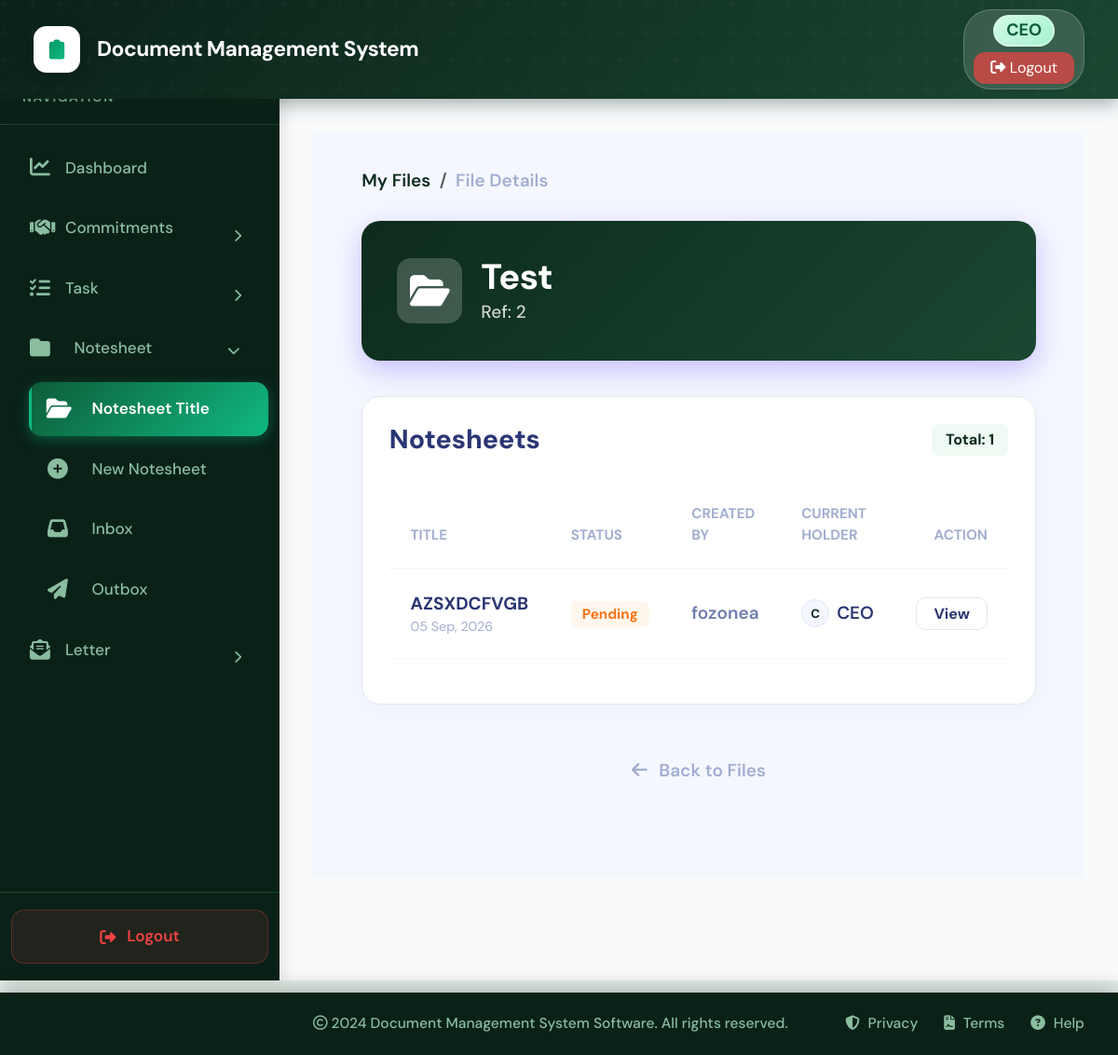
The page /file/33/ (signed in) on the database its author committed.
### core/models.py (models this page shows, shortened)
class File(models.Model):
    file_name = models.CharField(max_length=255)
    file_number = models.CharField(max_length=100, unique=True)
    description = models.TextField(null=True, blank=True)
    created_at = models.DateTimeField(auto_now_add=True)
    created_by = models.ForeignKey(User, on_delete=models.CASCADE)

class Notesheet(models.Model):
    STATUS_CHOICES = (
        ('Pending', 'Pending'),
        ('In Progress', 'Seen'),
        ('Returned', 'Returned'),
        ('Completed', 'Completed'),
    )
    file = models.ForeignKey(File, on_delete=models.CASCADE, related_name='notesheets', null=True, blank=True)
    title = models.CharField(max_length=200, db_index=True)
    created_by = models.ForeignKey(User, on_delete=models.CASCADE, related_name="created_notesheets")
    current_holder = models.ForeignKey(User, on_delete=models.SET_NULL, null=True, blank=True, related_name="notesheets_in_hand")
    status = models.CharField(max_length=20, choices=STATUS_CHOICES, default="Pending", db_index=True)
    due_date = models.DateField(null=True, blank=True, db_index=True)
    is_seen = models.BooleanField(default=False)
    seen_at = models.DateTimeField(null=True, blank=True)
    created_at = models.DateTimeField(auto_now_add=True)
    updated_at = models.DateTimeField(auto_now=True)
    class Meta:
        ordering = ['-created_at']

### core/views.py (the view)
# urls.py: path('file/<int:file_id>/', views.file_detail, name='file_detail'),
@login_required
def file_detail(request, file_id):
    file_obj = get_object_or_404(File, id=file_id)
    task_records = list(file_obj.tasks.all())
    notesheet_records = list(file_obj.notesheets.all())
    combined_records = sorted(
        task_records + notesheet_records,
        key=lambda item: item.created_at,
        reverse=True
    )
    return render(request, 'file_detail.html', {
        'file': file_obj,
        'tasks': combined_records
    })

### core/context_processors.py (called while the page is built)
def unread_notesheets(request):
    if request.user.is_authenticated:
        notesheets_count = Notesheet.objects.filter(
            current_holder=request.user,
            is_seen=False
        ).count()
        return {
            'unread_notesheets_count': notesheets_count,
        }
    return {
        'unread_notesheets_count': 0,
    }

def notifications_processor(request):
    if request.user.is_authenticated:
        unread_notifications = Notification.objects.filter(recipient=request.user, is_read=False)[:5]
        unread_count = Notification.objects.filter(recipient=request.user, is_read=False).count()
        return {
            'unread_notifications': unread_notifications,
            'unread_notifications_count': unread_count
        }
    return {}

### core/templates/file_detail.html (shortened to what this page needs)
{% extends 'base.html' %}
{% block content %}
<div class="page-wrapper" style="background: #f4f7fe; min-height: 100vh; padding: 2rem;">
    <div class="container-fluid">
        <nav aria-label="breadcrumb" style="margin-bottom: 1.5rem;">
            <ol class="breadcrumb" style="background: transparent; padding: 0;">
                <li class="breadcrumb-item"><a href="{% url 'notesheet_files' %}" style="color: #0d2b1e; font-weight: 600; text-decoration: none;">My Files</a></li>
                <li class="breadcrumb-item active" aria-current="page" style="color: #a3aed0; font-weight: 600;">File Details</li>
            </ol>
        </nav>
        <div class="header-card" style="background: linear-gradient(135deg, #0d2b1e 0%, #1a4731 100%); border-radius: 20px; padding: 2rem; color: white; display: flex; justify-content: space-between; align-items: center; box-shadow: 0 10px 30px rgba(67, 24, 255, 0.25); margin-bottom: 2rem;">
            <div class="d-flex align-items-center">
                <div style="background: rgba(255,255,255,0.2); width: 70px; height: 70px; border-radius: 15px; display: flex; align-items: center; justify-content: center; margin-right: 20px; backdrop-filter: blur(10px);">
                    <i class="fas fa-folder-open fa-2x"></i>
                </div>
                <div>
                    <h2 style="font-weight: 800; margin: 0; letter-spacing: -0.5px;">{{ file.file_name }}</h2>
                    <p style="margin: 0; opacity: 0.8; font-weight: 500;">Ref: {{ file.file_number }}</p>
                </div>
            </div>
        </div>
        <div class="table-container" style="background: white; border-radius: 20px; padding: 1.5rem; box-shadow: 0 4px 25px rgba(0,0,0,0.03); border: 1px solid #e2e8f0;">
            <div class="d-flex justify-content-between align-items-center mb-4">
                <h4 style="font-weight: 800; color: #2b3674; margin: 0;">Notesheets</h4>
                <span style="background: #f0faf4; color: #0d2b1e; padding: 5px 15px; border-radius: 8px; font-size: 0.85rem; font-weight: 700;">Total: {{ tasks|length }}</span>
            </div>
            <div class="table-responsive">
                <table class="table" style="vertical-align: middle;">
                    <thead>
                        <tr style="border-bottom: 2px solid #f4f7fe;">
                            <th style="color: #a3aed0; font-size: 0.8rem; text-transform: uppercase; font-weight: 700; padding: 1.2rem;">Title</th>
                            <th style="color: #a3aed0; font-size: 0.8rem; text-transform: uppercase; font-weight: 700; padding: 1.2rem;">Status</th>
                            <th style="color: #a3aed0; font-size: 0.8rem; text-transform: uppercase; font-weight: 700; padding: 1.2rem;">Created By</th>
                            <th style="color: #a3aed0; font-size: 0.8rem; text-transform: uppercase; font-weight: 700; padding: 1.2rem;">Current Holder</th>
                            <th style="color: #a3aed0; font-size: 0.8rem; text-transform: uppercase; font-weight: 700; padding: 1.2rem; text-align: right;">Action</th>
                        </tr>
                    </thead>
                    <tbody>
                        {% for task in tasks %}
                        <tr class="table-row-hover" style="border-bottom: 1px solid #f4f7fe; transition: all 0.2s;">
                            <td style="padding: 1.2rem;">
                                <div style="font-weight: 700; color: #2b3674;">{{ task.title }}</div>
                                <div style="font-size: 0.75rem; color: #a3aed0;">{{ task.created_at|date:"d M, Y" }}</div>
                            </td>
                            <td style="padding: 1.2rem;">
                                <span style="background: #fff7ed; color: #f97316; padding: 4px 12px; border-radius: 6px; font-size: 0.8rem; font-weight: 700;">
                                    {{ task.status }}
                                </span>
                            </td>
                            <td style="padding: 1.2rem; color: #707eae; font-weight: 600;">{{ task.created_by.username }}</td>
                            <td style="padding: 1.2rem;">
                                <div style="display: flex; align-items: center;">
                                    <div style="width: 30px; height: 30px; background: #f4f7fe; border-radius: 50%; display: flex; align-items: center; justify-content: center; margin-right: 8px; font-size: 0.7rem; font-weight: 800; color: #0d2b1e; border: 1px solid #e2e8f0;">
                                        {{ task.current_holder.username|make_list|first|upper }}
                                    </div>
                                    <span style="font-weight: 600; color: #2b3674;">{{ task.current_holder.username }}</span>
                                </div>
                            </td>
                            <td style="padding: 1.2rem; text-align: right;">
                                <a href="{% url 'view_notesheet' task.id %}" class="btn-view-action">
                                    View
                                </a>
                            </td>
                        </tr>
                        {% endfor %}
                    </tbody>
                </table>
            </div>
        </div>
        <div class="text-center mt-5">
            <a href="{% url 'notesheet_files' %}" style="color: #a3aed0; text-decoration: none; font-weight: 600;">
                <i class="fas fa-arrow-left" style="margin-right: 8px;"></i> Back to Files
            </a>
        </div>
    </div>
</div>
{% endblock %}

### core/templates/base.html (style rules this page uses)
:root { --primary-color: #10b981; --primary-dark: #059669; --primary-light: #34d399; --secondary-color: #1a4731; --dark-bg: #0d2b1e; --sidebar-bg: #0a2118; --hover-bg: #1a4731; --text-light: #8abda0; --text-dark: #0d2b1e; --border-color: #1a4731; --success: #10b981; --warning: #f59e0b; --danger: #ef4444; --info: #06b6d4; }
* { margin: 0; padding: 0; box-sizing: border-box; }
html { font-size: 19px; }
body { font-family: 'DM Sans', -apple-system, BlinkMacSystemFont, 'Segoe UI', sans-serif; background-color: #e8f0eb; min-height: 100vh; display: flex; flex-direction: column; font-size: 1rem; }

### core/templates/file_detail.html (style rules this page uses)
.btn-view-action { background: transparent; border: 1.5px solid #e2e8f0; color: #2b3674; padding: 6px 18px; border-radius: 10px; font-weight: 700; font-size: 0.85rem; text-decoration: none; transition: all 0.2s; }

### rows shown on the page
File: file_name "Test", file_number "2"
Notesheet: title "AZSXDCFVGB", created_at "05 Sep, 2026", status "Pending", created_by.username "fozonea", current_holder.username|make_list "C", current_holder.username "CEO"

### other values the page prints
{{ tasks|length }} "1"
